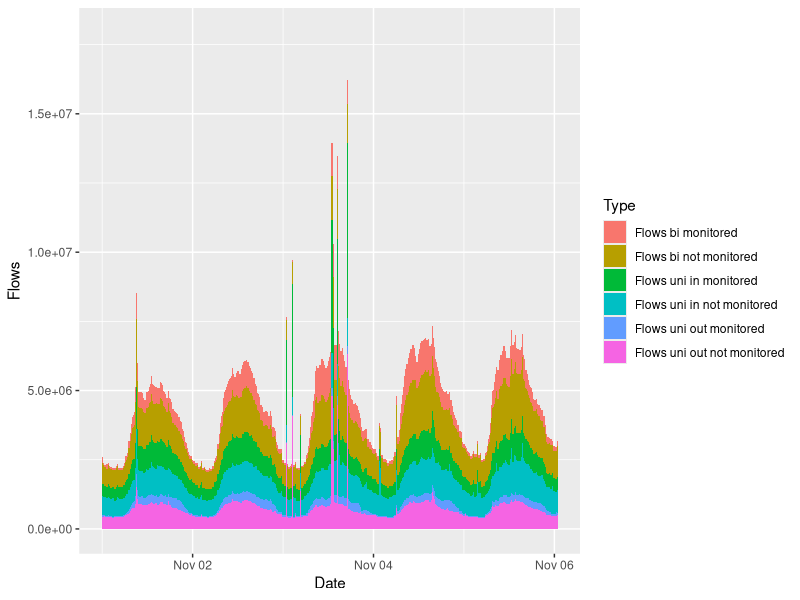
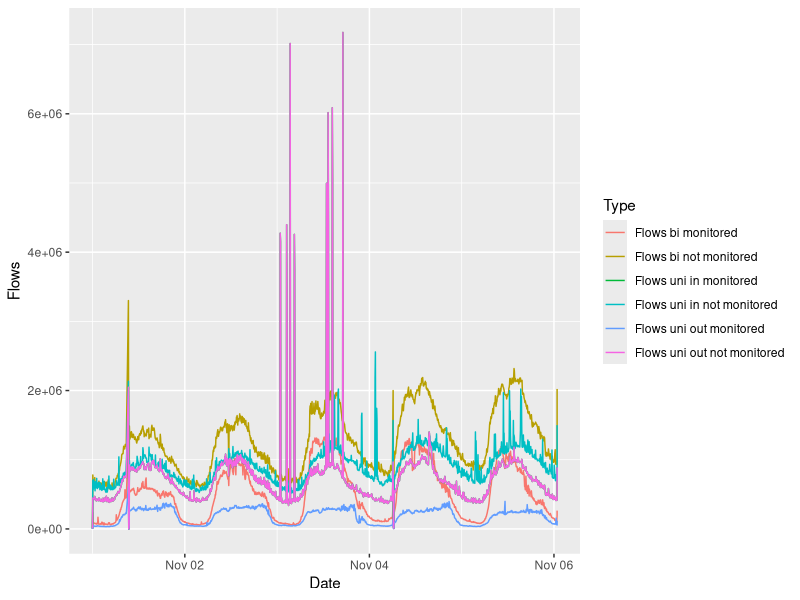
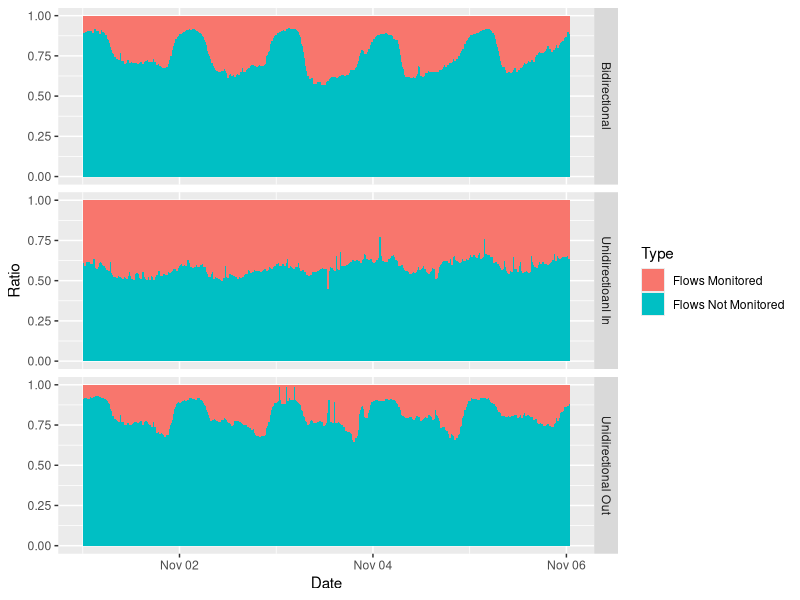
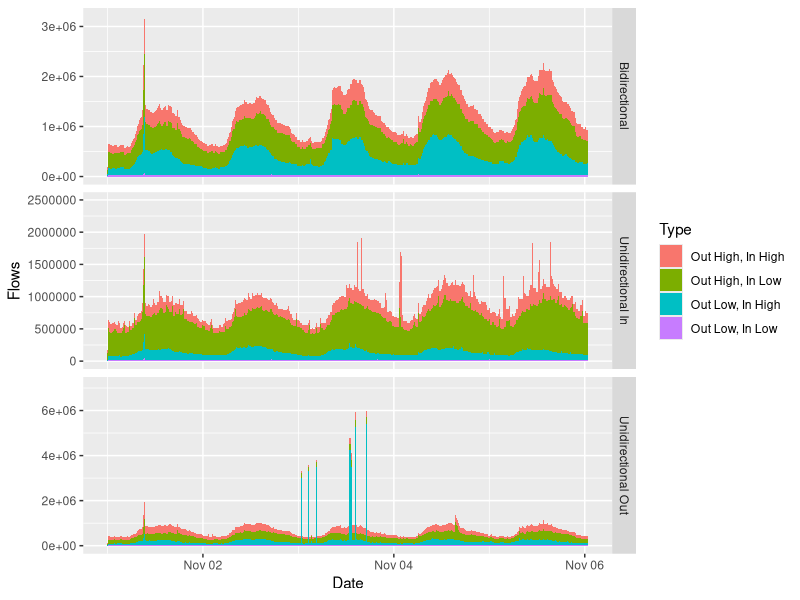
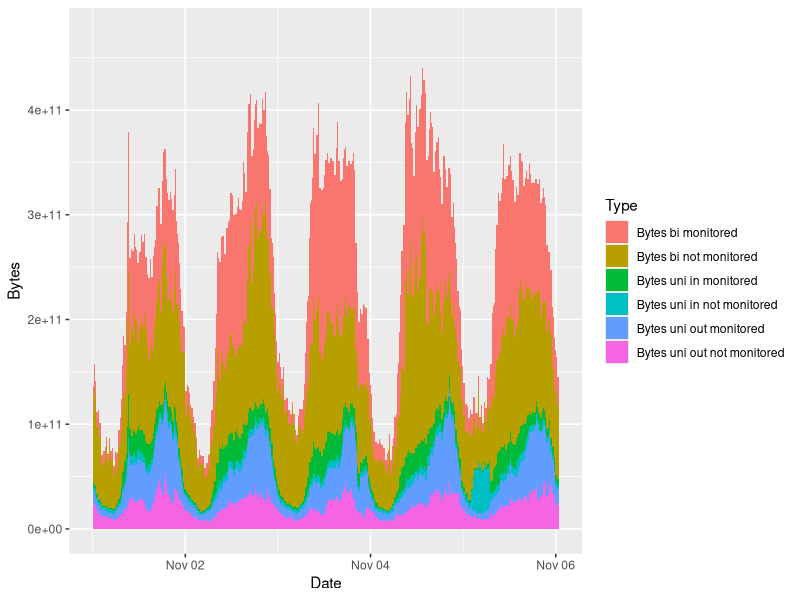
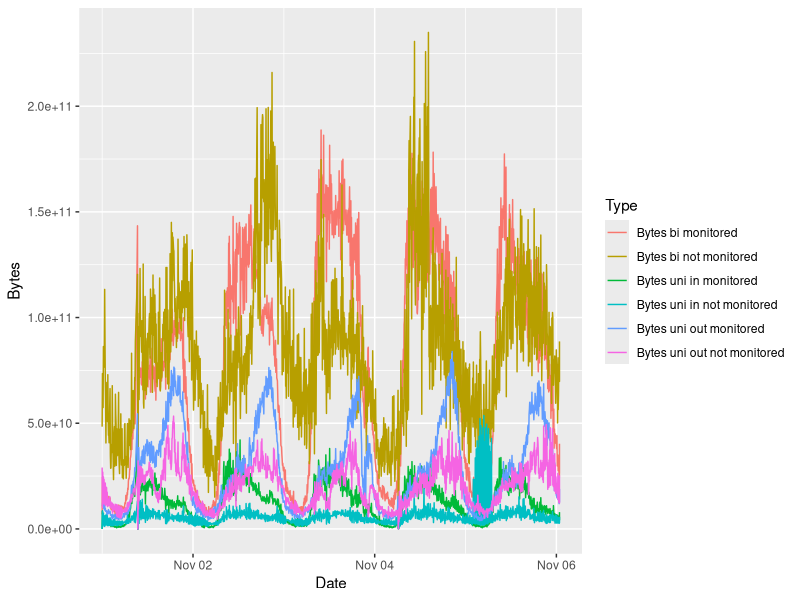
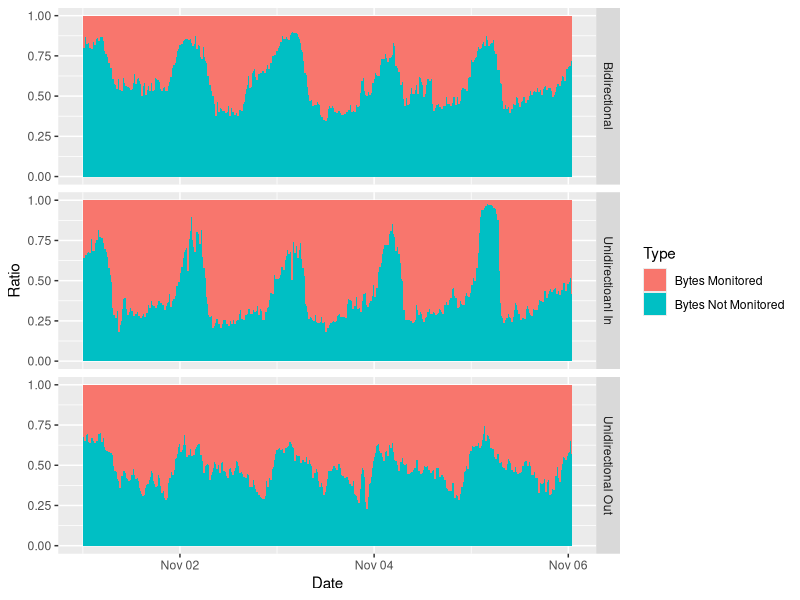
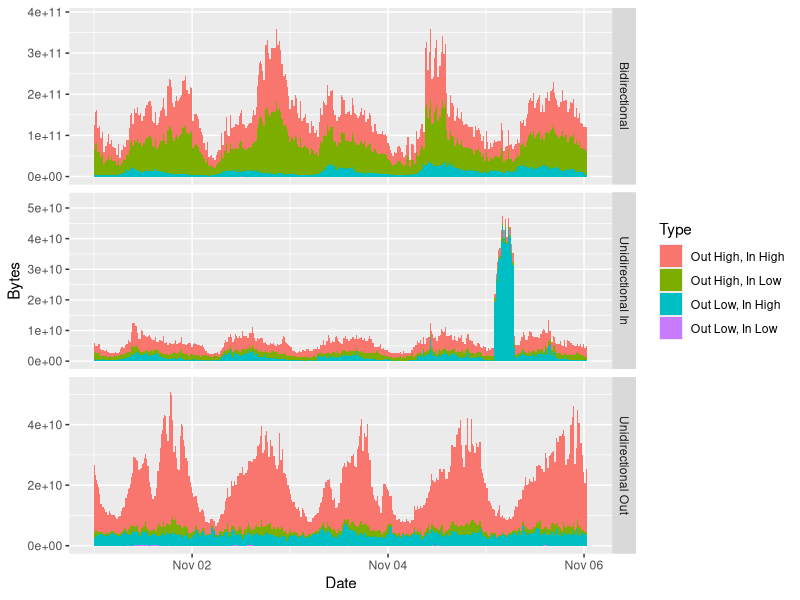

Here is the R script that generated these plots, in order:
#!/usr/bin/rinterp

library("ggplot2")
data <- read.csv("traffic_stats_port80.csv", sep=',')

flow_stats <- rbind(
    data.frame(Type="Flows bi monitored", time=data$Time, Flows=data$FlowsBiMonitored),
    data.frame(Type="Flows bi not monitored", time=data$Time, Flows=data$FlowsBiNotMonitored),
    data.frame(Type="Flows uni out monitored", time=data$Time, Flows=data$FlowsUniOutMonitored),
    data.frame(Type="Flows uni out not monitored", time=data$Time, Flows=data$FlowsUniOutNotMonitored),
    data.frame(Type="Flows uni in monitored", time=data$Time, Flows=data$FlowsUniInMonitored),
    data.frame(Type="Flows uni in not monitored", time=data$Time, Flows=data$FlowsUniInNotMonitored)
)
# add a human readable date for the plot
flow_stats$Date <- as.POSIXct(flow_stats$time, origin="1970-1-1")

#create the flow by Type plot
p <- ggplot(flow_stats, aes(Date, Flows, fill=Type)) + geom_area()
# For labeling the axis use scale_y_continuous(name="Flows by Type")
ggsave(file="Flows_by_type_area.pdf",width=12, height=8,dpi=300)
p <- ggplot(flow_stats, aes(Date, Flows, color=Type)) + geom_line()
ggsave(file="Flows_by_type_lines.pdf",width=12, height=8,dpi=300)

# create the ratio plots
ratios <- rbind(
    data.frame(direction="Bidirectional", Type="Flows Monitored", time=data$Time, Ratio=(data$FlowsBiMonitored/(data$FlowsBiMonitored+data$FlowsBiNotMonitored))),
    data.frame(direction="Bidirectional", Type="Flows Not Monitored", time=data$Time, Ratio=data$FlowsBiNotMonitored/(data$FlowsBiMonitored+data$FlowsBiNotMonitored)),
    data.frame(direction="Unidirectional Out", Type="Flows Monitored", time=data$Time, Ratio=data$FlowsUniOutMonitored/(data$FlowsUniOutMonitored+data$FlowsUniOutNotMonitored)),
    data.frame(direction="Unidirectional Out", Type="Flows Not Monitored", time=data$Time, Ratio=data$FlowsUniOutNotMonitored/(data$FlowsUniOutMonitored+data$FlowsUniOutNotMonitored)),
    data.frame(direction="Unidirectioanl In", Type="Flows Monitored", time=data$Time, Ratio=data$FlowsUniInMonitored/(data$FlowsUniInMonitored+data$FlowsUniInNotMonitored)),
    data.frame(direction="Unidirectioanl In", Type="Flows Not Monitored", time=data$Time, Ratio=data$FlowsUniInNotMonitored/(data$FlowsUniInMonitored+data$FlowsUniInNotMonitored))
)
ratios$Date <- as.POSIXct(ratios$time, origin="1970-1-1")

p <- ggplot(ratios, aes(Date, Ratio, fill=Type)) + geom_area(position = 'stack') + facet_grid(direction ~ ., scales="free_y") + ylim(0,1)
ggsave(file="Flows_monitor_ratio_by_type.pdf",width=12, height=10, dpi=300)

# Port Heuristical Plots of unmonitored Flows
ports <- rbind(
    data.frame(direction="Bidirectional", Type="Out High, In High", time=data$Time, Flows=data$FlowsBiNMOutHighInHigh),
    data.frame(direction="Bidirectional", Type="Out High, In Low", time=data$Time, Flows=data$FlowsBiNMOutHighInLow),
    data.frame(direction="Bidirectional", Type="Out Low, In Low", time=data$Time, Flows=data$FlowsBiNMOutLowInLow),
    data.frame(direction="Bidirectional", Type="Out Low, In High", time=data$Time, Flows=data$FlowsBiNMOutLowInHigh),
    data.frame(direction="Unidirectional Out", Type="Out High, In High", time=data$Time, Flows=data$FlowsUniOutNMOutHighInHigh),
    data.frame(direction="Unidirectional Out", Type="Out High, In Low", time=data$Time, Flows=data$FlowsUniOutNMOutHighInLow),
    data.frame(direction="Unidirectional Out", Type="Out Low, In Low", time=data$Time, Flows=data$FlowsUniOutNMOutLowInLow),
    data.frame(direction="Unidirectional Out", Type="Out Low, In High", time=data$Time, Flows=data$FlowsUniOutNMOutLowInHigh),
    data.frame(direction="Unidirectional In", Type="Out High, In High", time=data$Time, Flows=data$FlowsUniInNMOutHighInHigh),
    data.frame(direction="Unidirectional In", Type="Out High, In Low", time=data$Time, Flows=data$FlowsUniInNMOutHighInLow),
    data.frame(direction="Unidirectional In", Type="Out Low, In Low", time=data$Time, Flows=data$FlowsUniInNMOutLowInLow),
    data.frame(direction="Unidirectional In", Type="Out Low, In High", time=data$Time, Flows=data$FlowsUniInNMOutLowInHigh)
)
ports$Date <- as.POSIXct(ports$time, origin="1970-1-1")
p <- ggplot(ports, aes(Date, Flows, fill=Type)) + geom_area(position = 'stack') + facet_grid(direction ~ ., scales="free_y")
ggsave(file="Flows_unmonitored_by_port.pdf", width=12, height=10, dpi=300)


# and the same stuff for Bytes

flow_stats <- rbind(
    data.frame(Type="Bytes bi monitored", time=data$Time, Bytes=data$BytesBiMonitored),
    data.frame(Type="Bytes bi not monitored", time=data$Time, Bytes=data$BytesBiNotMonitored),
    data.frame(Type="Bytes uni out monitored", time=data$Time, Bytes=data$BytesUniOutMonitored),
    data.frame(Type="Bytes uni out not monitored", time=data$Time, Bytes=data$BytesUniOutNotMonitored),
    data.frame(Type="Bytes uni in monitored", time=data$Time, Bytes=data$BytesUniInMonitored),
    data.frame(Type="Bytes uni in not monitored", time=data$Time, Bytes=data$BytesUniInNotMonitored)
)
# add a human readable date for the plot
flow_stats$Date <- as.POSIXct(flow_stats$time, origin="1970-1-1")

#create the flow by Type plot
p <- ggplot(flow_stats, aes(Date, Bytes, fill=Type)) + geom_area()
ggsave(file="Bytes_by_type_area.pdf",width=12, height=8,dpi=300)
p <- ggplot(flow_stats, aes(Date, Bytes, color=Type)) + geom_line()
ggsave(file="Bytes_by_type_lines.pdf",width=12, height=8,dpi=300)

# create the ratio plots
ratios <- rbind(
    data.frame(direction="Bidirectional", Type="Bytes Monitored", time=data$Time, Ratio=(data$BytesBiMonitored/(data$BytesBiMonitored+data$BytesBiNotMonitored))),
    data.frame(direction="Bidirectional", Type="Bytes Not Monitored", time=data$Time, Ratio=data$BytesBiNotMonitored/(data$BytesBiMonitored+data$BytesBiNotMonitored)),
    data.frame(direction="Unidirectional Out", Type="Bytes Monitored", time=data$Time, Ratio=data$BytesUniOutMonitored/(data$BytesUniOutMonitored+data$BytesUniOutNotMonitored)),
    data.frame(direction="Unidirectional Out", Type="Bytes Not Monitored", time=data$Time, Ratio=data$BytesUniOutNotMonitored/(data$BytesUniOutMonitored+data$BytesUniOutNotMonitored)),
    data.frame(direction="Unidirectioanl In", Type="Bytes Monitored", time=data$Time, Ratio=data$BytesUniInMonitored/(data$BytesUniInMonitored+data$BytesUniInNotMonitored)),
    data.frame(direction="Unidirectioanl In", Type="Bytes Not Monitored", time=data$Time, Ratio=data$BytesUniInNotMonitored/(data$BytesUniInMonitored+data$BytesUniInNotMonitored))
)
ratios$Date <- as.POSIXct(ratios$time, origin="1970-1-1")

p <- ggplot(ratios, aes(Date, Ratio, fill=Type)) + geom_area(position = 'stack') + facet_grid(direction ~ ., scales="free_y") + ylim(0,1)
ggsave(file="Bytes_monitor_ratio_by_type.pdf",width=12, height=10, dpi=300)

# Port Heuristical Plots of unmonitored Bytes
ports <- rbind(
    data.frame(direction="Bidirectional", Type="Out High, In High", time=data$Time, Bytes=data$BytesBiNMOutHighInHigh),
    data.frame(direction="Bidirectional", Type="Out High, In Low", time=data$Time, Bytes=data$BytesBiNMOutHighInLow),
    data.frame(direction="Bidirectional", Type="Out Low, In Low", time=data$Time, Bytes=data$BytesBiNMOutLowInLow),
    data.frame(direction="Bidirectional", Type="Out Low, In High", time=data$Time, Bytes=data$BytesBiNMOutLowInHigh),
    data.frame(direction="Unidirectional Out", Type="Out High, In High", time=data$Time, Bytes=data$BytesUniOutNMOutHighInHigh),
    data.frame(direction="Unidirectional Out", Type="Out High, In Low", time=data$Time, Bytes=data$BytesUniOutNMOutHighInLow),
    data.frame(direction="Unidirectional Out", Type="Out Low, In Low", time=data$Time, Bytes=data$BytesUniOutNMOutLowInLow),
    data.frame(direction="Unidirectional Out", Type="Out Low, In High", time=data$Time, Bytes=data$BytesUniOutNMOutLowInHigh),
    data.frame(direction="Unidirectional In", Type="Out High, In High", time=data$Time, Bytes=data$BytesUniInNMOutHighInHigh),
    data.frame(direction="Unidirectional In", Type="Out High, In Low", time=data$Time, Bytes=data$BytesUniInNMOutHighInLow),
    data.frame(direction="Unidirectional In", Type="Out Low, In Low", time=data$Time, Bytes=data$BytesUniInNMOutLowInLow),
    data.frame(direction="Unidirectional In", Type="Out Low, In High", time=data$Time, Bytes=data$BytesUniInNMOutLowInHigh)
)
ports$Date <- as.POSIXct(ports$time, origin="1970-1-1")
p <- ggplot(ports, aes(Date, Bytes, fill=Type)) + geom_area(position = 'stack') + facet_grid(direction ~ ., scales="free_y")
ggsave(file="Bytes_unmonitored_by_port.pdf", width=12, height=10, dpi=300)
